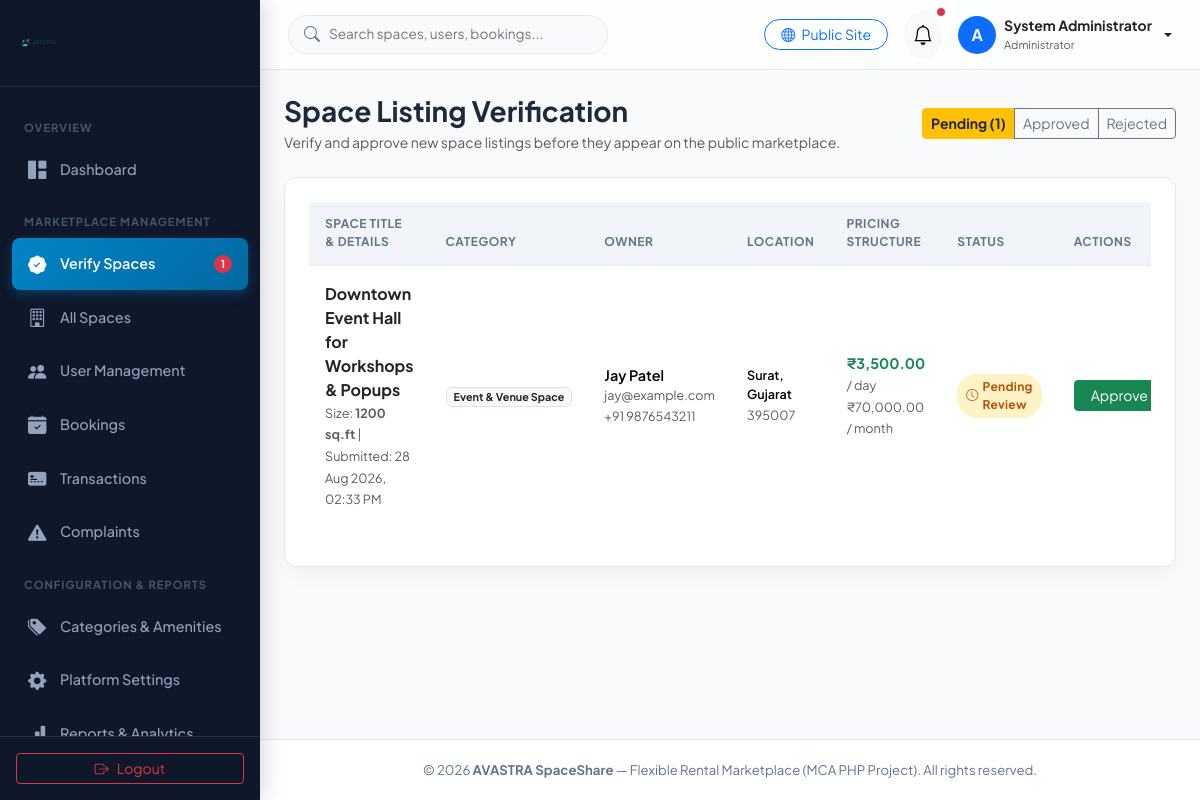
The app's page /admin/verify-spaces.php (signed in) with its own data.
### tables this page shows
CREATE TABLE IF NOT EXISTS `spaces` (
  `id` INT AUTO_INCREMENT PRIMARY KEY,
  `owner_id` INT NOT NULL,
  `category_id` INT NOT NULL,
  `title` VARCHAR(255) NOT NULL,
  `description` TEXT NOT NULL,
  `address` TEXT NOT NULL,
  `city` VARCHAR(100) NOT NULL,
  `state` VARCHAR(100) NOT NULL,
  `zip_code` VARCHAR(20) NOT NULL,
  `latitude` DECIMAL(10, 8) DEFAULT NULL,
  `longitude` DECIMAL(11, 8) DEFAULT NULL,
  `total_sqft` INT NOT NULL,
  `max_capacity` INT DEFAULT 10,
  `daily_rate` DECIMAL(10, 2) NOT NULL,
  `weekly_rate` DECIMAL(10, 2) DEFAULT NULL,
  `monthly_rate` DECIMAL(10, 2) DEFAULT NULL,
  `security_deposit` DECIMAL(10, 2) DEFAULT 0.00,
  `verification_status` ENUM('pending', 'approved', 'rejected') NOT NULL DEFAULT 'pending',
  `rejection_reason` TEXT DEFAULT NULL,
  `is_active` TINYINT(1) DEFAULT 1,
  `created_at` TIMESTAMP DEFAULT CURRENT_TIMESTAMP,
  `updated_at` TIMESTAMP DEFAULT CURRENT_TIMESTAMP ON UPDATE CURRENT_TIMESTAMP,
  FOREIGN KEY (`owner_id`) REFERENCES `users` (`id`) ON DELETE CASCADE,
  FOREIGN KEY (`category_id`) REFERENCES `categories` (`id`) ON DELETE CASCADE
);

CREATE TABLE IF NOT EXISTS `categories` (
  `id` INT AUTO_INCREMENT PRIMARY KEY,
  `name` VARCHAR(100) NOT NULL UNIQUE,
  `slug` VARCHAR(120) NOT NULL UNIQUE,
  `description` TEXT DEFAULT NULL,
  `icon` VARCHAR(100) DEFAULT 'bi-building',
  `is_active` TINYINT(1) DEFAULT 1,
  `created_at` TIMESTAMP DEFAULT CURRENT_TIMESTAMP
);

CREATE TABLE IF NOT EXISTS `users` (
  `id` INT AUTO_INCREMENT PRIMARY KEY,
  `role_id` INT NOT NULL DEFAULT 2,
  `full_name` VARCHAR(100) NOT NULL,
  `email` VARCHAR(150) NOT NULL UNIQUE,
  `password_hash` VARCHAR(255) NOT NULL,
  `phone` VARCHAR(20) DEFAULT NULL,
  `profile_image` VARCHAR(255) DEFAULT 'default-avatar.png',
  `address` TEXT DEFAULT NULL,
  `city` VARCHAR(100) DEFAULT NULL,
  `state` VARCHAR(100) DEFAULT NULL,
  `zip_code` VARCHAR(20) DEFAULT NULL,
  `status` ENUM('active', 'inactive', 'blocked', 'pending') NOT NULL DEFAULT 'active',
  `email_verified` TINYINT(1) DEFAULT 0,
  `created_at` TIMESTAMP DEFAULT CURRENT_TIMESTAMP,
  `updated_at` TIMESTAMP DEFAULT CURRENT_TIMESTAMP ON UPDATE CURRENT_TIMESTAMP,
  FOREIGN KEY (`role_id`) REFERENCES `roles` (`id`) ON DELETE CASCADE
);

### classes/Database.php (called while the page is built, shortened)
<?php
class Database {
    private static ?PDO $instance = null;
    public static function getInstance(): PDO {
        if (self::$instance === null) {
            try {
                $dsn = "mysql:host=" . DB_HOST . ";dbname=" . DB_NAME . ";port=" . DB_PORT . ";charset=" . DB_CHARSET;
                $options = [
                    PDO::ATTR_ERRMODE            => PDO::ERRMODE_EXCEPTION,
                    PDO::ATTR_DEFAULT_FETCH_MODE => PDO::FETCH_ASSOC,
                    PDO::ATTR_EMULATE_PREPARES   => false,
                ];
                self::$instance = new PDO($dsn, DB_USER, DB_PASS, $options);
            } catch (PDOException $e) {
                die("<div style='font-family:sans-serif; padding:20px; background:#fff3f3; border:1px solid #ffcdd2; color:#b71c1c; border-radius:8px;'>
                        <h3>Database Connection Failed</h3>
                        <p><strong>Error:</strong> " . htmlspecialchars($e->getMessage()) . "</p>
                        <p>Please make sure XAMPP MySQL server is running and database <code>" . DB_NAME . "</code> exists.</p>
                     </div>");
            }
        }
        return self::$instance;
    }
}

### classes/Admin.php (called while the page is built, shortened)
<?php
require_once __DIR__ . '/Database.php';
class Admin {
    private PDO $db;
    public function __construct() {
        $this->db = Database::getInstance();
    }
    public function getDashboardStats(): array {
        $stats = [
            'total_users'      => 0,
            'total_spaces'     => 0,
            'pending_spaces'   => 0,
            'total_bookings'   => 0,
            'total_revenue'    => 0.00,
            'open_complaints'  => 0,
        ];
        try {
            $stats['total_users']    = (int) $this->db->query("SELECT COUNT(*) FROM users WHERE role_id = 2")->fetchColumn();
            $stats['total_spaces']   = (int) $this->db->query("SELECT COUNT(*) FROM spaces")->fetchColumn();
            $stats['pending_spaces'] = (int) $this->db->query("SELECT COUNT(*) FROM spaces WHERE verification_status = 'pending'")->fetchColumn();
            $stats['total_bookings'] = (int) $this->db->query("SELECT COUNT(*) FROM bookings")->fetchColumn();
            $stats['total_revenue']  = (float) ($this->db->query("SELECT SUM(amount) FROM payments WHERE status = 'completed'")->fetchColumn() ?? 0.00);
            $stats['open_complaints']= (int) $this->db->query("SELECT COUNT(*) FROM complaints WHERE status = 'open'")->fetchColumn();
        } catch (Exception $e) {
        }
        return $stats;
    }
}

### admin/verify-spaces.php (the view, shortened to what this page needs)
<?php
require_once __DIR__ . '/../classes/Admin.php';
require_once __DIR__ . '/includes/header.php';
require_once __DIR__ . '/includes/sidebar.php';
$adminModel = new Admin();
$db = Database::getInstance();
$statusFilter = $_GET['status'] ?? 'pending';
$sql = "
    SELECT s.*, u.full_name AS owner_name, u.email AS owner_email, u.phone AS owner_phone, c.name AS category_name
    FROM spaces s
    JOIN users u ON s.owner_id = u.id
    JOIN categories c ON s.category_id = c.id
    WHERE s.verification_status = :status
    ORDER BY s.created_at DESC
";
$stmt = $db->prepare($sql);
$stmt->execute([':status' => $statusFilter]);
$spaces = $stmt->fetchAll();
?>
<div id="admin-main">
    <?php require_once __DIR__ . '/includes/navbar.php'; ?>
    <main class="p-4">
        <div class="d-flex justify-content-between align-items-center mb-4">
            <div>
                <h3 class="fw-bold mb-1">Space Listing Verification</h3>
                <p class="text-muted small mb-0">Verify and approve new space listings before they appear on the public marketplace.</p>
            </div>
            <div class="btn-group" role="group">
                <a href="verify-spaces.php?status=pending" class="btn btn-sm <?= ($statusFilter === 'pending') ? 'btn-warning text-dark fw-bold' : 'btn-outline-secondary'; ?>">
                    Pending (<?= $adminModel->getDashboardStats()['pending_spaces']; ?>)
                </a>
                <a href="verify-spaces.php?status=approved" class="btn btn-sm <?= ($statusFilter === 'approved') ? 'btn-success fw-bold' : 'btn-outline-secondary'; ?>">
                    Approved
                </a>
                <a href="verify-spaces.php?status=rejected" class="btn btn-sm <?= ($statusFilter === 'rejected') ? 'btn-danger fw-bold' : 'btn-outline-secondary'; ?>">
                    Rejected
                </a>
            </div>
        </div>
        <div class="admin-card">
            <?php if (empty($spaces)): ?>
                <div class="text-center py-5 text-muted">
                    <i class="bi bi-inbox fs-1 text-secondary mb-2 d-block"></i>
                    No listings found under <strong><?= htmlspecialchars(strtoupper($statusFilter)); ?></strong> status.
                </div>
            <?php else: ?>
                <div class="table-responsive">
                    <table class="table table-custom align-middle">
                        <thead>
                            <tr>
                                <th>Space Title & Details</th>
                                <th>Category</th>
                                <th>Owner</th>
                                <th>Location</th>
                                <th>Pricing Structure</th>
                                <th>Status</th>
                                <th>Actions</th>
                            </tr>
                        </thead>
                        <tbody>
                            <?php foreach ($spaces as $s): ?>
                                <tr>
                                    <td>
                                        <div class="fw-bold text-dark fs-6"><?= htmlspecialchars($s['title']); ?></div>
                                        <small class="text-muted">Size: <strong><?= $s['total_sqft']; ?> sq.ft</strong> | Submitted: <?= date('d M Y, h:i A', strtotime($s['created_at'])); ?></small>
                                    </td>
                                    <td><span class="badge bg-light text-dark border"><?= htmlspecialchars($s['category_name']); ?></span></td>
                                    <td>
                                        <div class="fw-semibold"><?= htmlspecialchars($s['owner_name']); ?></div>
                                        <small class="text-muted d-block"><?= htmlspecialchars($s['owner_email']); ?></small>
                                        <small class="text-muted"><?= htmlspecialchars($s['owner_phone']); ?></small>
                                    </td>
                                    <td>
                                        <div class="small fw-semibold"><?= htmlspecialchars($s['city']); ?>, <?= htmlspecialchars($s['state']); ?></div>
                                        <small class="text-muted"><?= htmlspecialchars($s['zip_code']); ?></small>
                                    </td>
                                    <td>
                                        <div class="text-success fw-bold">₹<?= number_format($s['daily_rate'], 2); ?> <small class="text-muted fw-normal">/ day</small></div>
                                        <?php if ($s['monthly_rate']): ?>
                                            <small class="text-muted">₹<?= number_format($s['monthly_rate'], 2); ?> / month</small>
                                        <?php endif; ?>
                                    </td>
                                    <td>
                                        <?php if ($s['verification_status'] === 'approved'): ?>
                                            <span class="badge-status approved"><i class="bi bi-check-circle"></i> Approved</span>
                                        <?php elseif ($s['verification_status'] === 'pending'): ?>
                                            <span class="badge-status pending"><i class="bi bi-clock"></i> Pending Review</span>
                                        <?php else: ?>
                                            <span class="badge-status rejected"><i class="bi bi-x-circle"></i> Rejected</span>
                                        <?php endif; ?>
                                    </td>
                                    <td>
                                        <?php if ($s['verification_status'] === 'pending'): ?>
                                            <div class="d-flex gap-2">
                                                <form method="POST" action="">
                                                    <button type="submit" class="btn btn-sm btn-success px-3">Approve</button>
                                                </form>
                                            </div>
                                        <?php else: ?>
                                            <span class="text-muted small">No actions</span>
                                        <?php endif; ?>
                                    </td>
                                </tr>
                            <?php endforeach; ?>
                        </tbody>
                    </table>
                </div>
            <?php endif; ?>
        </div>
    </main>
<?php require_once __DIR__ . '/includes/footer.php'; ?>

### assets/css/admin.css (style rules this page uses)
:root { --admin-primary: #0052cc; --admin-primary-hover: #0747a6; --admin-accent: #00b8d9; --admin-dark-bg: #091e42; --admin-sidebar-bg: #0f172a; --admin-sidebar-hover: #1e293b; --admin-sidebar-text: #94a3b8; --admin-sidebar-active: #38bdf8; --admin-body-bg: #f8fafc; --admin-card-bg: #ffffff; --admin-text-main: #1e293b; --admin-text-muted: #64748b; --admin-border-color: #e2e8f0; --admin-radius: 12px; --admin-shadow: 0 10px 25px -5px rgba(0, 0, 0, 0.05), 0 8px 10px -6px rgba(0, 0, 0, 0.01); --admin-glass-bg: rgba(255, 255, 255, 0.75); --admin-glass-border: rgba(255, 255, 255, 0.18); }
body { font-family: 'Plus Jakarta Sans', -apple-system, BlinkMacSystemFont, sans-serif; background-color: var(--admin-body-bg); color: var(--admin-text-main); overflow-x: hidden; }
#admin-main { margin-left: 260px; flex-grow: 1; display: flex; flex-direction: column; min-width: 0; transition: margin 0.3s ease; }
.admin-card { background: var(--admin-card-bg); border-radius: var(--admin-radius); border: 1px solid var(--admin-border-color); box-shadow: var(--admin-shadow); padding: 1.5rem; margin-bottom: 1.5rem; transition: transform 0.2s ease, box-shadow 0.2s ease; }
.table-custom { width: 100%; border-collapse: separate; border-spacing: 0; }
.table-custom th { background: #f1f5f9; color: var(--admin-text-muted); font-weight: 700; font-size: 0.75rem; text-transform: uppercase; letter-spacing: 0.5px; padding: 0.85rem 1rem; border-bottom: 1px solid var(--admin-border-color); }
.table-custom td { padding: 1rem; border-bottom: 1px solid var(--admin-border-color); vertical-align: middle; font-size: 0.9rem; }
.table-custom tr:last-child td { border-bottom: none; }
.badge-status { padding: 0.35em 0.75em; border-radius: 20px; font-size: 0.75rem; font-weight: 700; letter-spacing: 0.3px; display: inline-flex; align-items: center; gap: 4px; }
.badge-status.pending { background: #fef3c7; color: #b45309; }

### records on screen
spaces: title "Downtown Event Hall for Workshops & Popups", total_sqft "1200", created_at "28 Aug 2026, 02:33 PM", category.name "Event & Venue Space", owner.full_name "Jay Patel", owner.email "jay@example.com", owner.phone "+91 9876543211", city "Surat", state "Gujarat", zip_code "395007", daily_rate "3,500.00", monthly_rate "70,000.00", verification_status "pending" (drawn)

### other values on screen
$pendingCount "1"
$currentUser['full_name'] "System Administrator"
$adminModel->getDashboardStats()['pending_spaces'] "1"
